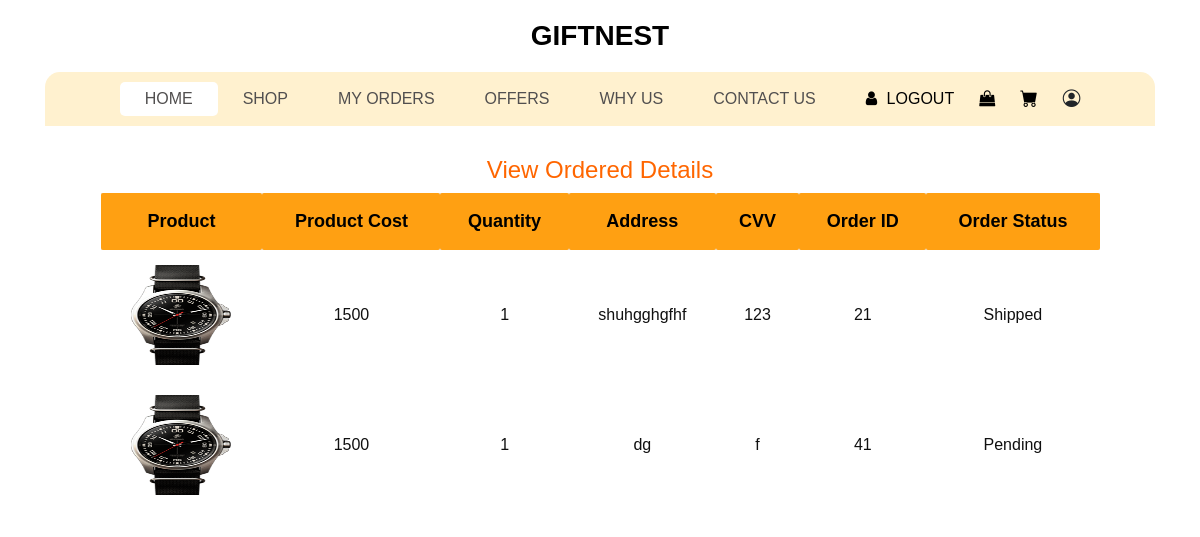
The app's page /customerordlist.php with its own data.
### tables this page shows
CREATE TABLE `orderlist` (
  `productname` varchar(50) DEFAULT NULL,
  `productcost` varchar(50) DEFAULT NULL,
  `quantity` varchar(50) DEFAULT NULL,
  `address` varchar(50) DEFAULT NULL,
  `cardtype` varchar(50) DEFAULT NULL,
  `cardnum` varchar(50) DEFAULT NULL,
  `cvv` varchar(50) DEFAULT NULL,
  `orderid` int(11) NOT NULL,
  `adminstatus` varchar(50) NOT NULL DEFAULT 'Pending',
  `pin` varchar(50) DEFAULT NULL,
  `customerstatus` varchar(50) NOT NULL DEFAULT 'Pending',
  `cemail` varchar(50) DEFAULT NULL
);

CREATE TABLE `product` (
  `category` varchar(50) DEFAULT NULL,
  `productname` varchar(50) DEFAULT NULL,
  `productprice` varchar(50) DEFAULT NULL,
  `image` varchar(50) DEFAULT NULL,
  `quantity` char(50) DEFAULT NULL,
  `description` varchar(50) DEFAULT NULL,
  `discount` int(5) DEFAULT NULL,
  `productid` int(10) DEFAULT NULL,
  `gst` float DEFAULT NULL,
  `id` int(11) NOT NULL
);

### customerordlist.php (the view, shortened to what this page needs)
<?php include("customernavbar.php"); ?>
<?php include("db.php"); ?>
<!DOCTYPE html>
<html xmlns="http://www.w3.org/1999/xhtml">
<head>
</head>
<body>
  <h1 align="center" class="style4">View Ordered Details</h1>
  <table align="center" cellpadding="10" cellspacing="5">
    <tr>
      <th class="style3"><strong>Product</strong></th>
      <th class="style3"><strong>Product Cost</strong></th>
      <th class="style3"><strong>Quantity</strong></th>
      <th class="style3"><strong>Address</strong></th>
      <th class="style3"><strong>CVV</strong></th>
      <th class="style3"><strong>Order ID</strong></th>
      <th class="style3"><strong>Order Status</strong></th>
    </tr>
    <?php
    $email = $_SESSION['cemail'];
    $sql = "SELECT o.*, p.image FROM orderlist o
            JOIN product p ON o.productname = p.productname
            WHERE o.cemail = '$email'";
    $retval = mysqli_query($conn, $sql);
    if (mysqli_num_rows($retval) > 0) {
      while ($row = mysqli_fetch_assoc($retval)) {
    ?>
    <tr>
      <td><img src="images/<?php echo $row["image"]; ?>" alt="Product image" width="100" height="100" /></td>
      <td><?php echo $row["productcost"]; ?></td>
      <td><?php echo $row["quantity"]; ?></td>
      <td><?php echo $row["address"]; ?></td>
      <td><?php echo $row["cvv"]; ?></td>
      <td><?php echo $row["orderid"]; ?></td>
      <td><?php echo $row["adminstatus"]; ?></td>
    </tr>
    <?php
      }
    } else {
      echo '<tr><td colspan="7">No orders found.</td></tr>';
    }
    ?>
  </table>
</body>
</html>

### css/style.css (style rules this page uses)
body { font-family: "poppins", sans-serif; color: #101010; background-color: #ffffff; }

### customerordlist.php (style rules this page uses)
body { font-family: Arial, sans-serif; background-color: #ffffff; }
.style3 { font-size: 18px; }
.style4 { font-size: 24px; }
table { background-color: #e8e6e2ff; border-collapse: collapse; width: 90%; }
table td, table th { border: 1px solid #999999; padding: 15px; text-align: center; background-color: #ffffffff; border: none; }
table th { background-color: #ffa012ff; color:black; border-radius:2px; }
h1 { color: #FF6600; margin-top: 30px; }

### records on screen
orderlist: product.image (picture), productcost "1500", quantity "1", address "shuhgghgfhf", cvv "123", orderid "21", adminstatus "Shipped"
orderlist: product.image (picture), productcost "1500", quantity "1", address "dg", cvv "f", orderid "41", adminstatus "Pending"
